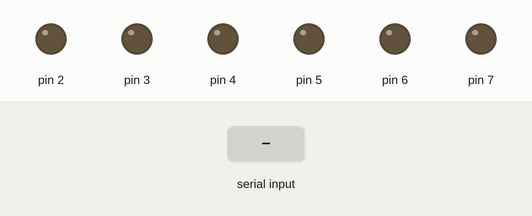
Bench run of a sketch on a simulated Arduino Uno, built with avr-gcc and run on an emulated ATmega328P. On the bench: output pins drawn as LEDs (lit = HIGH). The inputs (shaded band) are chosen by the test bench. Pins used as bus, display or sensor lines are not drawn; what the sketch prints to the serial monitor is not drawn.

Above: at 1.2 s.
1.3 s: "90,45\n" received over Serial
At 2.1 s:
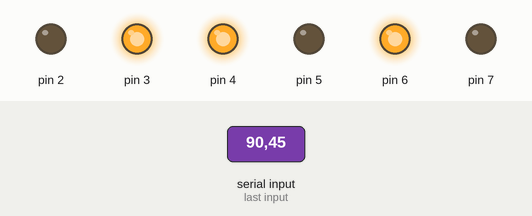
Timing chart, 0 to 4.3 s (numbered marks = the images above; inputs shaded):
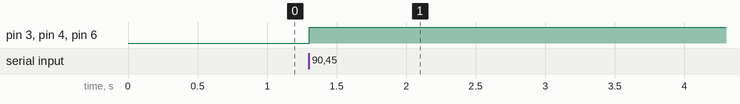

Measured:
- after the input at 1.3 s, pin 3, pin 4, pin 6: LOW → HIGH at once

The sketch:

arduino.76.verbinarios.ino
```cpp
int condicion = 0;
int n = 0;

void setup() {
  Serial.begin(9600);
  for (int i = 0; i < 8 ; i++) { //i++ incremento, del 0 al 7 salidas
    pinMode(i, OUTPUT);
  }

}

void loop() {
  Serial.println("Dame numero:");

  while (condicion == 0) {        //condicion inicial

    if (Serial.available() > 0) { //si hay dato en serial entrar
      n = Serial.parseInt();      //dato entero en n
      condicion = 1;              //cambiar condicion para salir
    }

  }

  Serial.end();   //cerrar conexion serial para usar LED1 y LED2
  PORTD = n;      //mostrar valor de n en el puerto D (LED1 al LED8)
  delay(5000);    //por 5 segundos

  Serial.begin(9600);   //iniciar el puerto serial nuevamente
  delay(500);     //temporizado para estabilizar conexion serial
  condicion = 0;  //cambiar condicion para reiniciar entrada de dato
}
```
